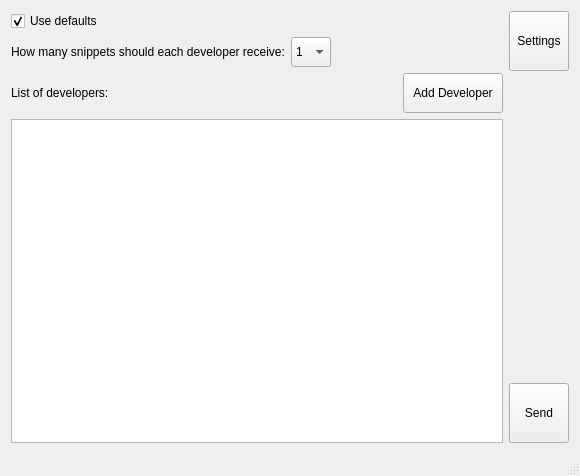
<?xml version="1.0" encoding="UTF-8"?>
<ui version="4.0">
 <class>RetroReview</class>
 <widget class="QMainWindow" name="RetroReview">
  <property name="geometry">
   <rect>
    <x>0</x>
    <y>0</y>
    <width>580</width>
    <height>476</height>
   </rect>
  </property>
  <property name="windowTitle">
   <string>RetroReview</string>
  </property>
  <property name="unifiedTitleAndToolBarOnMac">
   <bool>false</bool>
  </property>
  <widget class="QWidget" name="centralWidget">
   <layout class="QHBoxLayout" name="horizontalLayout_3">
    <item>
     <layout class="QVBoxLayout" name="verticalLayout_2">
      <item>
       <widget class="QCheckBox" name="checkBox">
        <property name="text">
         <string>Use defaults</string>
        </property>
        <property name="checked">
         <bool>true</bool>
        </property>
       </widget>
      </item>
      <item>
       <layout class="QHBoxLayout" name="horizontalLayout_2">
        <item>
         <widget class="QLabel" name="label">
          <property name="text">
           <string>How many snippets should each developer receive:</string>
          </property>
         </widget>
        </item>
        <item>
         <widget class="QComboBox" name="comboBox">
          <property name="minimumSize">
           <size>
            <width>40</width>
            <height>30</height>
           </size>
          </property>
          <property name="maximumSize">
           <size>
            <width>40</width>
            <height>30</height>
           </size>
          </property>
          <property name="currentText">
           <string>1</string>
          </property>
          <property name="currentIndex">
           <number>0</number>
          </property>
          <property name="maxVisibleItems">
           <number>9</number>
          </property>
          <item>
           <property name="text">
            <string>1</string>
           </property>
          </item>
          <item>
           <property name="text">
            <string>2</string>
           </property>
          </item>
          <item>
           <property name="text">
            <string>3</string>
           </property>
          </item>
          <item>
           <property name="text">
            <string>4</string>
           </property>
          </item>
          <item>
           <property name="text">
            <string>5</string>
           </property>
          </item>
          <item>
           <property name="text">
            <string>...</string>
           </property>
          </item>
         </widget>
        </item>
        <item>
         <spacer name="horizontalSpacer_2">
          <property name="orientation">
           <enum>Qt::Horizontal</enum>
          </property>
          <property name="sizeHint" stdset="0">
           <size>
            <width>40</width>
            <height>20</height>
           </size>
          </property>
         </spacer>
        </item>
       </layout>
      </item>
      <item>
       <layout class="QHBoxLayout" name="horizontalLayout">
        <item>
         <widget class="QLabel" name="label_2">
          <property name="text">
           <string>List of developers:</string>
          </property>
         </widget>
        </item>
        <item>
         <spacer name="horizontalSpacer">
          <property name="orientation">
           <enum>Qt::Horizontal</enum>
          </property>
          <property name="sizeHint" stdset="0">
           <size>
            <width>40</width>
            <height>20</height>
           </size>
          </property>
         </spacer>
        </item>
        <item>
         <widget class="QPushButton" name="pushButton_3">
          <property name="minimumSize">
           <size>
            <width>100</width>
            <height>40</height>
           </size>
          </property>
          <property name="maximumSize">
           <size>
            <width>100</width>
            <height>40</height>
           </size>
          </property>
          <property name="text">
           <string>Add Developer</string>
          </property>
         </widget>
        </item>
       </layout>
      </item>
      <item>
       <widget class="QListView" name="listView"/>
      </item>
     </layout>
    </item>
    <item>
     <layout class="QVBoxLayout" name="verticalLayout">
      <item>
       <widget class="QPushButton" name="pushButton_2">
        <property name="minimumSize">
         <size>
          <width>60</width>
          <height>60</height>
         </size>
        </property>
        <property name="maximumSize">
         <size>
          <width>60</width>
          <height>60</height>
         </size>
        </property>
        <property name="text">
         <string>Settings</string>
        </property>
       </widget>
      </item>
      <item>
       <spacer name="verticalSpacer">
        <property name="orientation">
         <enum>Qt::Vertical</enum>
        </property>
        <property name="sizeHint" stdset="0">
         <size>
          <width>20</width>
          <height>40</height>
         </size>
        </property>
       </spacer>
      </item>
      <item>
       <widget class="QPushButton" name="pushButton">
        <property name="minimumSize">
         <size>
          <width>60</width>
          <height>60</height>
         </size>
        </property>
        <property name="maximumSize">
         <size>
          <width>60</width>
          <height>60</height>
         </size>
        </property>
        <property name="layoutDirection">
         <enum>Qt::LeftToRight</enum>
        </property>
        <property name="text">
         <string>Send</string>
        </property>
       </widget>
      </item>
     </layout>
    </item>
   </layout>
  </widget>
  <widget class="QStatusBar" name="statusBar"/>
 </widget>
 <layoutdefault spacing="6" margin="11"/>
 <resources/>
 <connections/>
</ui>
